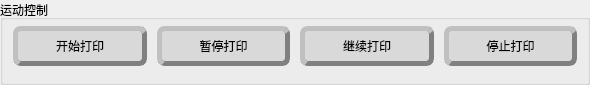
       <widget class="QGroupBox" name="groupBox_16">
        <property name="geometry">
         <rect>
          <x>20</x>
          <y>20</y>
          <width>590</width>
          <height>85</height>
         </rect>
        </property>
        <property name="title">
         <string>运动控制</string>
        </property>
        <layout class="QHBoxLayout" name="horizontalLayout_8">
         <property name="spacing">
          <number>10</number>
         </property>
         <property name="leftMargin">
          <number>10</number>
         </property>
         <property name="topMargin">
          <number>0</number>
         </property>
         <property name="rightMargin">
          <number>10</number>
         </property>
         <property name="bottomMargin">
          <number>10</number>
         </property>
         <item>
          <widget class="QPushButton" name="Robot_movebutton_Gcode">
           <property name="minimumSize">
            <size>
             <width>0</width>
             <height>40</height>
            </size>
           </property>
           <property name="cursor">
            <cursorShape>PointingHandCursor</cursorShape>
           </property>
           <property name="contextMenuPolicy">
            <enum>Qt::ActionsContextMenu</enum>
           </property>
           <property name="styleSheet">
            <string notr="true">QPushButton{
background-color: rgb(217, 217, 217);
color: rgb(0,0,0);  
border-radius:8px;
font:12pt &quot;微软雅黑&quot;;
border:5px outset gray;
}
QPushButton::hover{
background-color: rgb(200, 200, 200);
color: rgb(0,0,0);  
border-radius:8px;
font:12pt &quot;微软雅黑&quot;;
border:5px groove gray;
}</string>
           </property>
           <property name="text">
            <string>开始打印</string>
           </property>
          </widget>
         </item>
         <item>
          <widget class="QPushButton" name="PauseRobotButton">
           <property name="minimumSize">
            <size>
             <width>0</width>
             <height>40</height>
            </size>
           </property>
           <property name="cursor">
            <cursorShape>PointingHandCursor</cursorShape>
           </property>
           <property name="styleSheet">
            <string notr="true">QPushButton{
background-color: rgb(217, 217, 217);
color: rgb(0,0,0);  
border-radius:8px;
font:12pt &quot;微软雅黑&quot;;
border:5px outset gray;
}
QPushButton::hover{
background-color: rgb(200, 200, 200);
color: rgb(0,0,0);  
border-radius:8px;
font:12pt &quot;微软雅黑&quot;;
border:5px groove gray;
}</string>
           </property>
           <property name="text">
            <string>暂停打印</string>
           </property>
          </widget>
         </item>
         <item>
          <widget class="QPushButton" name="ContinueRobotButton">
           <property name="minimumSize">
            <size>
             <width>0</width>
             <height>40</height>
            </size>
           </property>
           <property name="cursor">
            <cursorShape>PointingHandCursor</cursorShape>
           </property>
           <property name="styleSheet">
            <string notr="true">QPushButton{
background-color: rgb(217, 217, 217);
color: rgb(0,0,0);  
border-radius:8px;
font:12pt &quot;微软雅黑&quot;;
border:5px outset gray;
}
QPushButton::hover{
background-color: rgb(200, 200, 200);
color: rgb(0,0,0);  
border-radius:8px;
font:12pt &quot;微软雅黑&quot;;
border:5px groove gray;
}</string>
           </property>
           <property name="text">
            <string>继续打印</string>
           </property>
          </widget>
         </item>
         <item>
          <widget class="QPushButton" name="StopRobotButton">
           <property name="minimumSize">
            <size>
             <width>0</width>
             <height>40</height>
            </size>
           </property>
           <property name="cursor">
            <cursorShape>PointingHandCursor</cursorShape>
           </property>
           <property name="styleSheet">
            <string notr="true">QPushButton{
background-color: rgb(217, 217, 217);
color: rgb(0,0,0);  
border-radius:8px;
font:12pt &quot;微软雅黑&quot;;
border:5px outset gray;
}
QPushButton::hover{
background-color: rgb(200, 200, 200);
color: rgb(0,0,0);  
border-radius:8px;
font:12pt &quot;微软雅黑&quot;;
border:5px groove gray;
}</string>
           </property>
           <property name="text">
            <string>停止打印</string>
           </property>
          </widget>
         </item>
        </layout>
       </widget>
